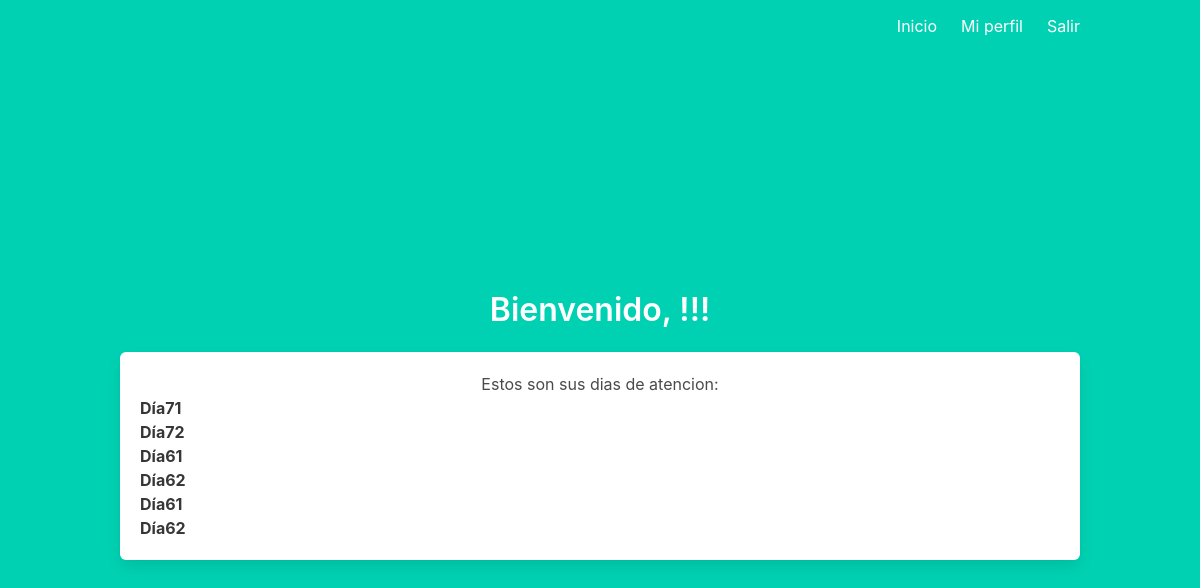
/profile/atencion (signed in), run on an earlier commit of the app's database.
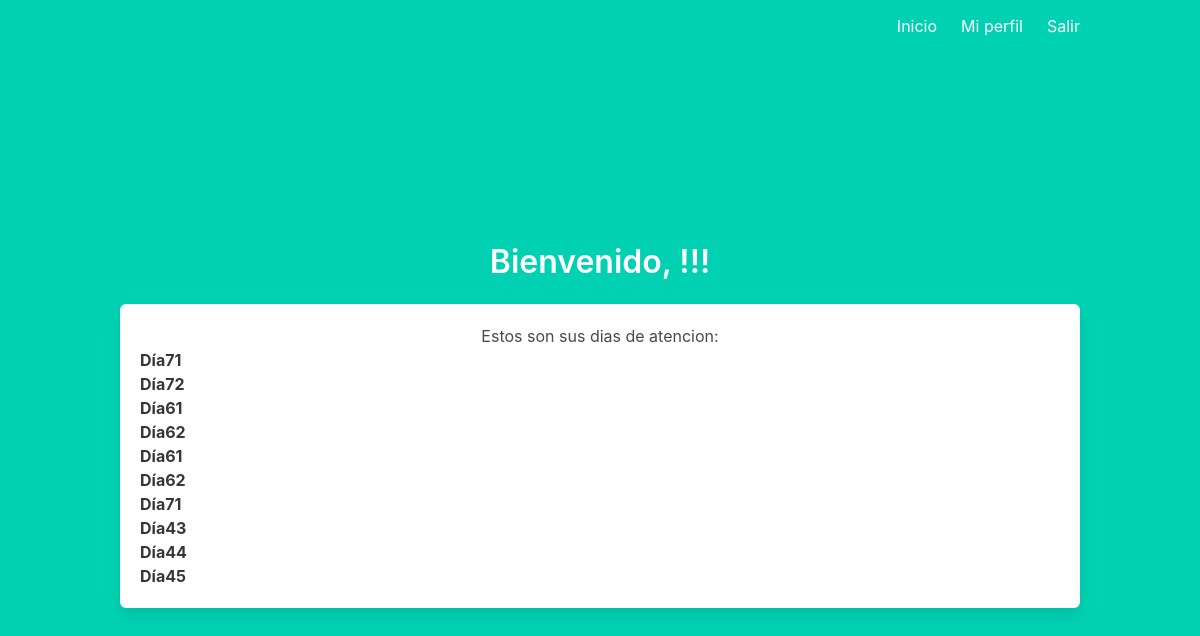
And on a later commit of the database.
### project/models.py (models this page shows)
class AtencionProfesional(db.Model):
    __tablename__ = 'atencionProfesional'
    id = db.Column(db.Integer, primary_key=True)
    id_Profesional = db.Column(db.Integer, ForeignKey('profesional.id'))
    id_Dia = db.Column(db.Integer, ForeignKey('diaAtencion.id'))
    id_Horario = db.Column(db.Integer, ForeignKey('horario.id'))

### project/main.py (the view)
@main.route('/profile/atencion')
@login_required
def profile_atencion():
    user = current_user.id
    a = Profesional.query.filter_by(id=user).first()
    ate = AtencionProfesional.query.filter_by(id_Profesional=user).all()
    return render_template('profile.html', ate=ate)

### project/__init__.py (called while the page is built)
def create_app(config_name):
    app = Flask(__name__)
    app.config['SECRET_KEY'] = 'thisismysecretkeydonotstealit'
    app.config['SQLALCHEMY_DATABASE_URI'] = 'sqlite:///databases/Consultorio.db'
    db.init_app(app)
    with app.app_context():
        db.create_all()
    login_manager = LoginManager()
    login_manager.login_view = 'auth.login'
    login_manager.init_app(app)
    from .models import Paciente, Profesional
    @login_manager.user_loader
    def load_user(user_id):
        a =  Paciente.query.get(int(user_id))
        if not a:
            a = Profesional.query.get(int(user_id))
        return a
    from .auth import auth as auth_blueprint
    app.register_blueprint(auth_blueprint)
    from .main import main as main_blueprint
    app.register_blueprint(main_blueprint)
    return app

### project/templates/profile.html (shortened to what this page needs)
{% extends "base.html" %}
{% block content %}
<h1 class="title">
  Bienvenido, {{ name }}!!!
</h1>
{% if ate%}
<form action="/profile/atencion" method="POST">
            <div class="box">
            Estos son sus dias de atencion:
                {% if ate %}
                <div class="list-group">
                    {% for a in ate[0::] %}
					<table class="egt">
					  <tr>
					  	<th scope="row">Día</th>
					    <th>{{a.id_Dia}}</th>
					    <th>{{a.id_Horario}}</th>
					  </tr>
                    {% endfor %}
                </div>
                {% endif %}
            </div>
{% endif %}
{% endblock %}

### project/templates/base.html (shortened to what this page needs)
<!DOCTYPE html>
<html>
<head>
    <link rel="stylesheet" href="https://cdnjs.cloudflare.com/ajax/libs/bulma/0.7.2/css/bulma.min.css" />
</head>
<body>
    <section class="hero is-primary is-fullheight">
        <div class="hero-head">
            <nav class="navbar">
                <div class="container">
                    <div id="navbarMenuHeroA" class="navbar-menu">
                        <div class="navbar-end">
                            <a href="{{ url_for('main.index') }}" class="navbar-item">
                                Inicio
                            </a>
                            {% if current_user.is_authenticated %}
                            <a href="{{ url_for('main.profile') }}" class="navbar-item">
                                Mi perfil
                            </a>
                            {% endif %}
                            {% if current_user.is_authenticated %}
                            <a href="{{ url_for('auth.logout') }}" class="navbar-item">
                                Salir
                            </a>
                            {% endif %}
                        </div>
                    </div>
                </div>
            </nav>
        </div>
        <div class="hero-body">
            <div class="container has-text-centered">
               {% block content %}
               {% endblock %}
            </div>
        </div>
    </section>
</body>
</html>

What changed in the data, as far as the page shows it:
added AtencionProfesional: id_Dia "7", id_Horario "1"
added AtencionProfesional: id_Dia "4", id_Horario "3"
added AtencionProfesional: id_Dia "4", id_Horario "4"
added AtencionProfesional: id_Dia "4", id_Horario "5"
